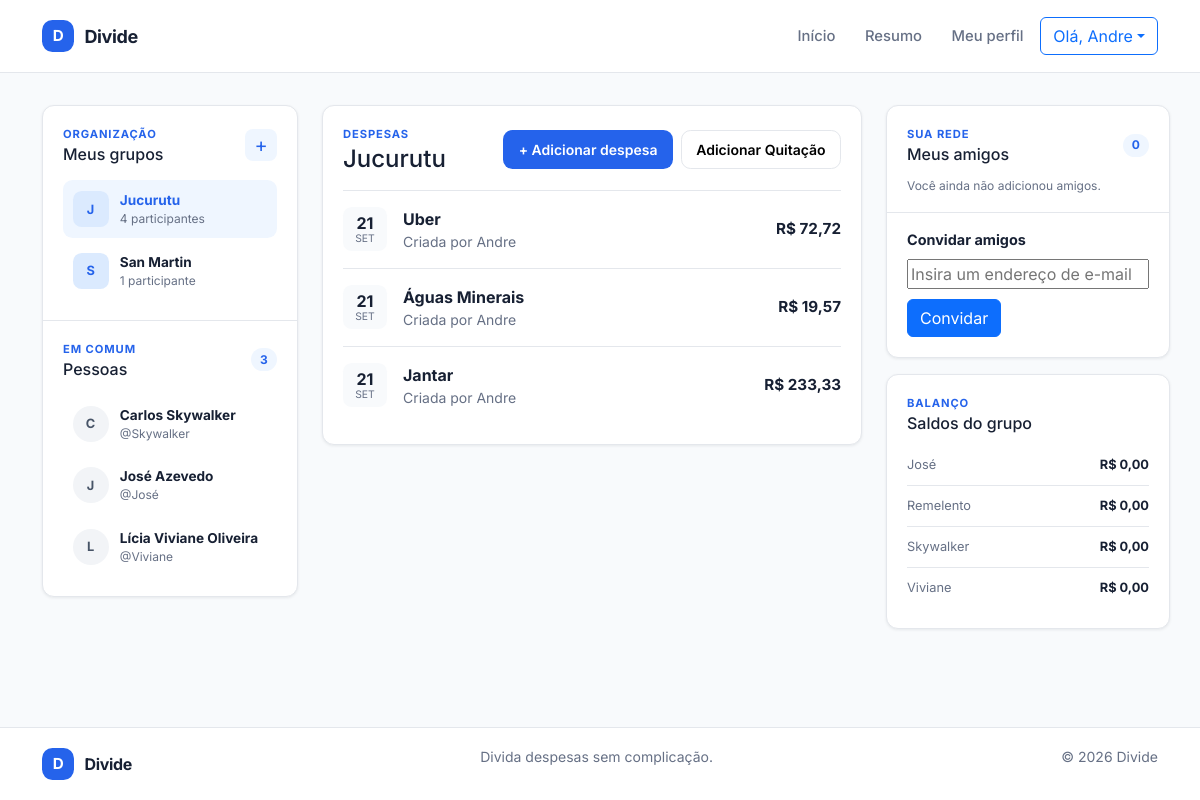
The app's page /sumario/ (signed in) with its own data.
### app_divide/models/grupo.py (models this page shows, shortened)
class Grupo(models.Model):
    nome = models.CharField(max_length=100, unique=True)
    descricao = models.TextField(blank=True, null=True)
    data_criacao = models.DateTimeField(auto_now_add=True)
    criado_por = models.ForeignKey(settings.AUTH_USER_MODEL,
                on_delete=models.CASCADE, related_name='criador_grupo')

### app_divide/models/despesa.py (models this page shows)
class Despesa(models.Model):
    grupo = models.ForeignKey(Grupo, on_delete=models.CASCADE, related_name='grupo_despesa')
    descricao = models.CharField(max_length=255)
    observacao = models.TextField(blank=True, null=True)
    valor_total = models.DecimalField(max_digits=10, decimal_places=2)
    data_despesa = models.DateField(auto_now_add=True)
    criador = models.ForeignKey(ParticipanteGrupo, on_delete=models.CASCADE, related_name='criador_despesas')
    def __str__(self):
        return '{} - {}'.format(self.descricao, self.valor_total)

### app_divide/models/participante_grupo.py (models this page shows, shortened)
class ParticipanteGrupo(models.Model):
    grupo = models.ForeignKey(Grupo, on_delete=models.CASCADE, related_name='participantes')
    usuario = models.ForeignKey(settings.AUTH_USER_MODEL, on_delete=models.CASCADE, related_name='participacoes')
    nome = models.CharField(max_length=100, blank=True, null=True)
    ativo = models.BooleanField(default=True)

### app_divide/views/HomeView.py (the view)
def sumario_view(request):
    print(f"Request method: {request.method} em sumario_view")
    grupos = Grupo.objects.none()
    pessoas = get_user_model().objects.none()
    grupo_selecionado = None
    despesas = []
    despesa_form = DespesaForm()
    pagamento_form = None
    convite_form = ConvidarForm()
    gerenciar_sumario = None
    if request.user.is_authenticated:
        grupos = (Grupo.objects.annotate(participantes_ativos=Count('participantes', filter=Q(participantes__ativo=True), distinct=True,))
                  .filter(participantes__usuario=request.user, participantes__ativo=True)
                  .distinct()
                  .order_by('nome')
                  )
        pessoas = (
            get_user_model().objects
            .filter(participacoes__grupo__in=grupos, participacoes__ativo=True)
            .exclude(pk=request.user.pk)
            .distinct()
            .order_by('first_name', 'username')
        )
        grupo_id = request.POST.get('grupo') if request.method == 'POST' else request.GET.get('grupo')
        print(f"Grupo_ID selecionado: {grupo_id}")
        if grupo_id and grupo_id.isdigit():
            grupo_selecionado = grupos.filter(pk=grupo_id).first()
        if grupo_selecionado is None:
            grupo_selecionado = grupos.first()
        if grupo_selecionado is not None:
            gerenciar_sumario = GerenciarSumario(grupo_selecionado)
            despesas = (
                grupo_selecionado.grupo_despesa
                .select_related('criador', 'criador__usuario')
                .order_by('-data_despesa', '-pk')
            )
            pessoas = (
                get_user_model().objects
                .filter(participacoes__grupo_id=grupo_selecionado.pk, participacoes__ativo=True)
                .exclude(pk=request.user.pk)
                .distinct()
                .order_by('first_name', 'username')
            )
    pagamento_form = PagamentoForm(grupo=grupo_selecionado) if grupo_selecionado else None
    context = {
        'grupos': grupos,
        'pessoas': pessoas,
        'grupo_selecionado': grupo_selecionado,
        'despesas': despesas,
        'despesa_form': despesa_form,
        'valores_individuais': gerenciar_sumario.calcular_valores_individuais() if gerenciar_sumario is not None else {},
        'pagamento_form': pagamento_form,
        'convite_form': convite_form,
    }
    return render(request, template_name='home/sumario.html', context=context, status=200)

### app_divide/templates/home/sumario.html (shortened to what this page needs)
{% extends "base.html" %}
{% load static %}
{% block styles %}
    <link rel="stylesheet" href="{% static 'css/sumario.css' %}">
{% endblock %}
{% block content %}
    <div class="container summary-layout">
        <aside class="summary-sidebar" aria-label="Seus grupos e contatos">
            <section class="sidebar-section" aria-labelledby="groups-title">
                <div class="section-heading">
                    <div>
                        <p class="eyebrow">Organização</p>
                        <h2 id="groups-title">Meus grupos</h2>
                    </div>
                    {% if user.is_authenticated %}
                        <button class="icon-button"
                                type="button"
                                data-bs-toggle="modal"
                                data-bs-target="#groupModal"
                                aria-label="Criar novo grupo"
                                title="Criar novo grupo">+</button>
                    {% endif %}
                </div>
                {% if user.is_authenticated %}
                    {% if grupos %}
                        <ul class="sidebar-list">
                            {% for grupo in grupos %}
                                <li>
                                    <a class="sidebar-item{% if grupo.pk == grupo_selecionado.pk %} is-active{% endif %}"
                                       href="{% url 'sumario' %}?grupo={{ grupo.pk }}"
                                       {% if grupo.pk == grupo_selecionado.pk %}aria-current="page"{% endif %}>
                                        <span class="item-avatar item-avatar-group" aria-hidden="true">{{ grupo.nome|first|upper }}</span>
                                        <span class="item-content"><strong>{{ grupo.nome }}</strong><small>{{ grupo.participantes_ativos }} participante{{ grupo.participantes_ativos|pluralize }}</small></span>
                                    </a>
                                </li>
                            {% endfor %}
                        </ul>
                    {% else %}
                        <p class="empty-state">Você ainda não participa de nenhum grupo.</p>
                    {% endif %}
                {% else %}
                    <p class="empty-state">Entre na sua conta para visualizar seus grupos.</p>
                {% endif %}
            </section>
            <section class="sidebar-section" aria-labelledby="people-title">
                <div class="section-heading">
                    <div>
                        <p class="eyebrow">Em comum</p>
                        <h2 id="people-title">Pessoas</h2>
                    </div>
                    {% if user.is_authenticated %}<span class="count-badge">{{ pessoas|length }}</span>{% endif %}
                </div>
                {% if pessoas %}
                    <ul class="sidebar-list">
                        {% for pessoa in pessoas %}
                            <li class="sidebar-item">
                                <span class="item-avatar" aria-hidden="true">{{ pessoa.get_full_name|default:pessoa.username|first|upper }}</span>
                                <span class="item-content"><strong>{{ pessoa.get_full_name|default:pessoa.username }}</strong><small>@{{ pessoa.username }}</small></span>
                            </li>
                        {% endfor %}
                    </ul>
                {% elif user.is_authenticated %}
                    <p class="empty-state">Nenhuma outra pessoa encontrada nos seus grupos.</p>
                {% else %}
                    <p class="empty-state">As pessoas dos seus grupos aparecerão aqui.</p>
                {% endif %}
            </section>
        </aside>
        <main class="expense-column">
            <section class="content-card">
                <div class="expense-heading">
                    <div>
                        <p class="eyebrow">Despesas</p>
                        <h1>{% if grupo_selecionado %}{{ grupo_selecionado.nome }}{% else %}Selecione um grupo{% endif %}</h1>
                    </div>
                    {% if grupo_selecionado %}
                        <div class="expense-actions">
                            <button class="button button-primary button-small"
                                    type="button"
                                    data-open-expense-modal>+ Adicionar despesa</button>
                            <button class="button button-secondary button-small"
                                    type="button"
                                    data-bs-toggle="modal"
                                    data-bs-target="#paymentModal">Adicionar Quitação</button>
                        </div>
                    {% endif %}
                </div>
                {% if despesas %}
                    <ul class="expense-list">
                        {% for despesa in despesas %}
                            <li class="expense-item">
                                <div class="expense-date"><strong>{{ despesa.data_despesa|date:"d" }}</strong><span>{{ despesa.data_despesa|date:"M" }}</span></div>
                                <div class="expense-info">
                                    <strong>{{ despesa.descricao }}</strong>
                                    <small>Criada por {{ despesa.criador.nome|default:despesa.criador.usuario.first_name|default:despesa.criador.usuario.username }}</small>
                                </div>
                                <strong class="expense-value">R$ {{ despesa.valor_total|floatformat:2 }}</strong>
                            </li>
                        {% endfor %}
                    </ul>
                {% elif grupo_selecionado %}
                    <p class="empty-state expense-empty">Este grupo ainda não possui despesas.</p>
                {% else %}
                    <p class="empty-state expense-empty">Suas despesas aparecerão após você selecionar um grupo.</p>
                {% endif %}
            </section>
        </main>
        <aside class="summary-aside" aria-label="Amigos e saldos">
            <section class="content-card friends-card" aria-labelledby="friends-title">
                <div class="section-heading">
                    <div>
                        <p class="eyebrow">Sua rede</p>
                        <h2 id="friends-title">Meus amigos</h2>
                    </div>
                    {% if user.is_authenticated %}<span class="count-badge">{{ amigos|length }}</span>{% endif %}
                </div>
                {% if amigos %}
                    <ul class="friends-list">
                        {% for amigo in amigos %}
                            <li class="friend-item">
                                <span class="item-avatar" aria-hidden="true">{{ amigo.get_full_name|default:amigo.username|first|upper }}</span>
                                <span class="item-content">
                                    <strong>{{ amigo.get_full_name|default:amigo.username }}</strong>
                                    <small>@{{ amigo.username }}</small>
                                </span>
                            </li>
                        {% endfor %}
                    </ul>
                {% elif user.is_authenticated %}
                    <p class="empty-state friends-empty">Você ainda não adicionou amigos.</p>
                {% else %}
                    <p class="empty-state friends-empty">Entre na sua conta para visualizar seus amigos.</p>
                {% endif %}
                {% if user.is_authenticated %}
                    <form class="invite-form" method="post" action="{% url 'sumario' %}">
                        <label class="invite-label" for="friend-email">Convidar amigos</label>
                        {% if convite_form %}
                            <div class="invite-controls">
                                {{ convite_form.mail_destinatario }}
                                <button class="btn btn-primary" type="submit">Convidar</button>
                            </div>
                        {% endif %}
                    </form>
                {% endif %}
            </section>
            <section class="content-card balance-card" aria-labelledby="balances-title">
                <div class="section-heading">
                    <div>
                        <p class="eyebrow">Balanço</p>
                        <h2 id="balances-title">Saldos do grupo</h2>
                    </div>
                </div>
                {% if grupo_selecionado %}
                    {% if valores_individuais %}
                        {% for pessoa, saldo in valores_individuais.items %}
                            <p class="balance-row"><span>{{ pessoa }}</span><strong> R$ {{ saldo|floatformat:2 }}</strong></p>
                        {% endfor %}
                    {% else %}
                        <p class="empty-state">Nenhum saldo disponível para este grupo.</p>
                    {% endif %}
                {% else %}
                    <p class="empty-state">Selecione um grupo para visualizar os saldos.</p>
                {% endif %}
            </section>
        </aside>
    </div>
{% endblock %}

### app_divide/templates/base.html (shortened to what this page needs)
{% load static %}
<!DOCTYPE html>
<html lang="pt-BR">
    <head>
        <link href="https://cdn.jsdelivr.net/npm/bootstrap@5.3.3/dist/css/bootstrap.min.css"
              rel="stylesheet"
>
        <link rel="stylesheet" href="{% static 'css/global.css' %}">
        {% block styles %}{% endblock %}
    </head>
    <body class="{% block body_class %}{% endblock %}">
        <header class="site-header">
            <div class="container header-content">
                <a class="brand"
                   href="{% url 'home' %}"
                   aria-label="Divide — página inicial">
                    <span class="brand-mark" aria-hidden="true">D</span><span>Divide</span>
                </a>
                <nav class="main-nav" aria-label="Navegação principal">
                    <a class="nav-link" href="{% url 'home' %}">Início</a>
                    {% if user.is_authenticated %}
                        <a class="nav-link" href="{% url 'sumario' %}">Resumo</a>
                        <a class="nav-link" href="#">Meu perfil</a>
                        <div class="dropdown">
                            <button class="btn btn-outline-primary dropdown-toggle"
                                    type="button"
                                    data-bs-toggle="dropdown"
                                    aria-expanded="false">Olá, {{ user.get_short_name|default:user.username }}</button>
                        </div>
                    {% else %}
                        <a class="nav-link" href="{% url 'login' %}">Entrar</a>
                        <a class="button button-primary button-small" href="{% url 'registro' %}">Criar conta</a>
                    {% endif %}
                </nav>
            </div>
        </header>
        <main id="main-content" class="site-main">
            {% block content %}{% endblock %}
        </main>
        <footer class="site-footer">
            <div class="container footer-content">
                <a class="brand brand-footer" href="{% url 'home' %}">
                    <span class="brand-mark" aria-hidden="true">D</span><span>Divide</span>
                </a>
                <p>Divida despesas sem complicação.</p>
                <p>&copy; {% now "Y" %} Divide</p>
            </div>
        </footer>
    </body>
</html>

### records on screen
Grupo: nome|first "J", nome "Jucurutu", participantes_ativos "4"
Grupo: nome|first "S", nome "San Martin", participantes_ativos "1"
Despesa: data_despesa "21", data_despesa "SET", descricao "Uber", criador.nome "Andre", valor_total "72,72"
Despesa: data_despesa "21", data_despesa "SET", descricao "Águas Minerais", criador.nome "Andre", valor_total "19,57"
Despesa: data_despesa "21", data_despesa "SET", descricao "Jantar", criador.nome "Andre", valor_total "233,33"

### other values on screen
{{ user.get_short_name|default:user.username }} "Andre"
{{ pessoas|length }} "3"
{{ pessoa.get_full_name|default:pessoa.username|first|upper }} "C"
{{ pessoa.get_full_name|default:pessoa.username }} "Carlos Skywalker"
{{ pessoa.username }} "Skywalker"
{{ pessoa.get_full_name|default:pessoa.username|first|upper }} "J"
{{ pessoa.get_full_name|default:pessoa.username }} "José Azevedo"
{{ pessoa.username }} "José"
{{ pessoa.get_full_name|default:pessoa.username|first|upper }} "L"
{{ pessoa.get_full_name|default:pessoa.username }} "Lícia Viviane Oliveira"
{{ pessoa.username }} "Viviane"
{{ amigos|length }} "0"
{{ pessoa }} "José" "Remelento" "Skywalker" "Viviane"
{{ saldo|floatformat:2 }} "0,00" "0,00" "0,00" "0,00"
